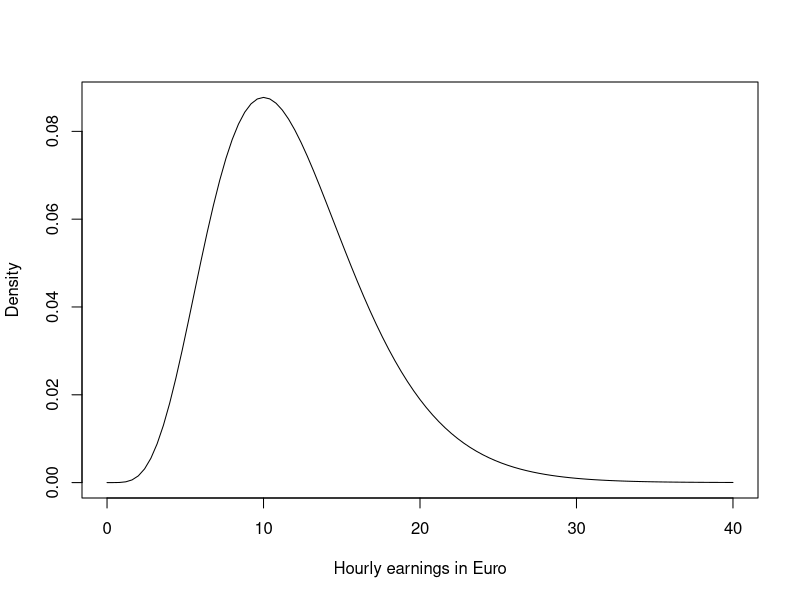
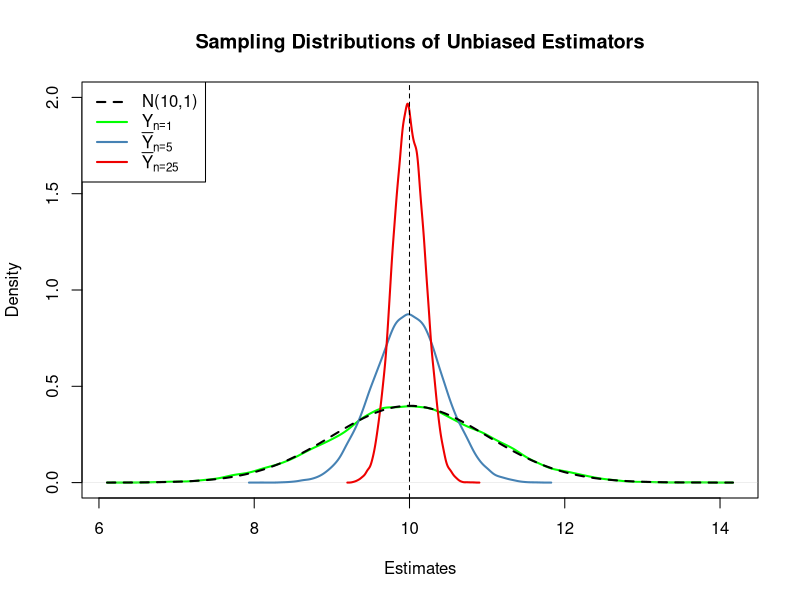
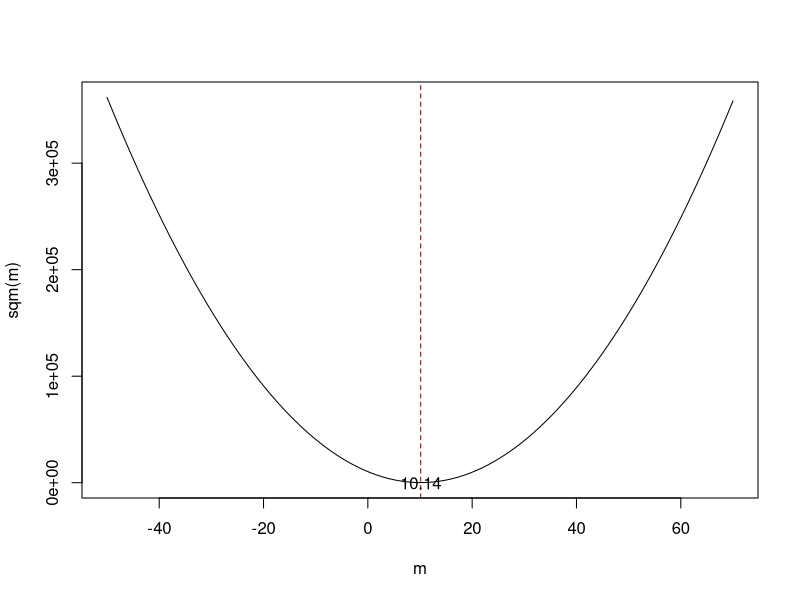
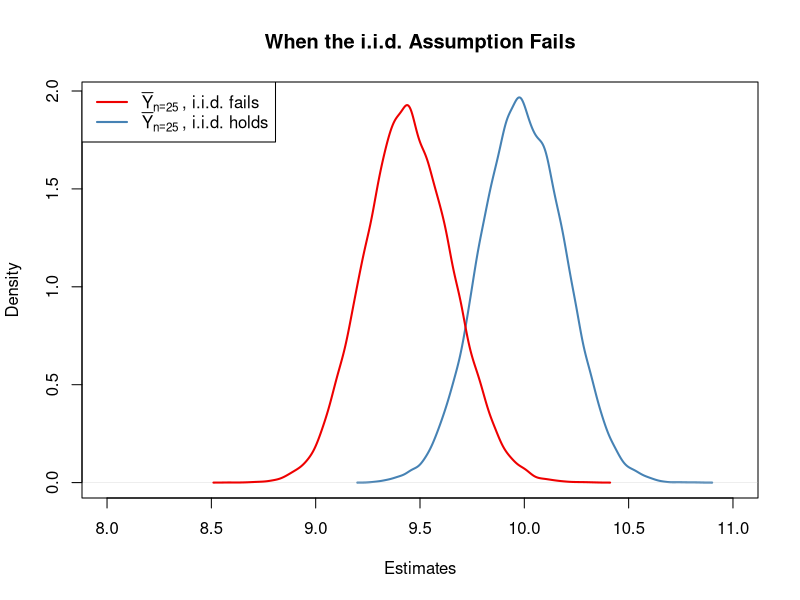
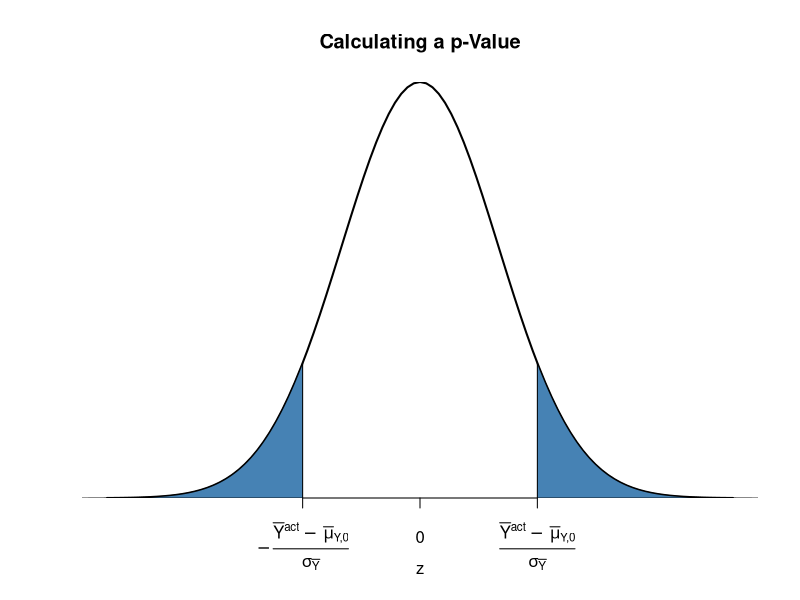
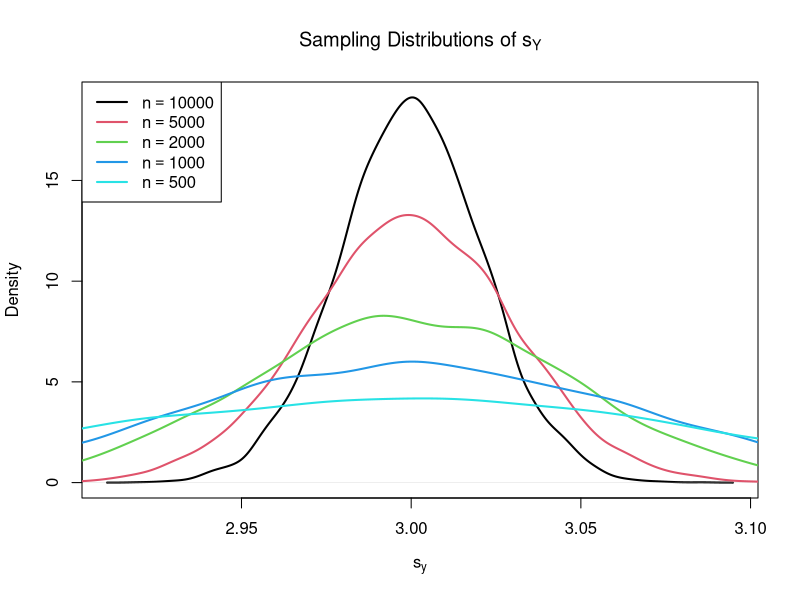
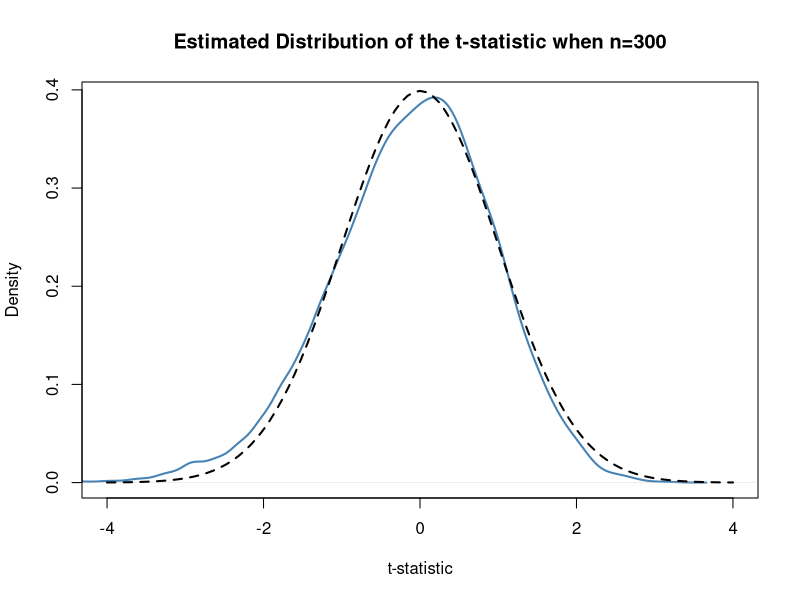
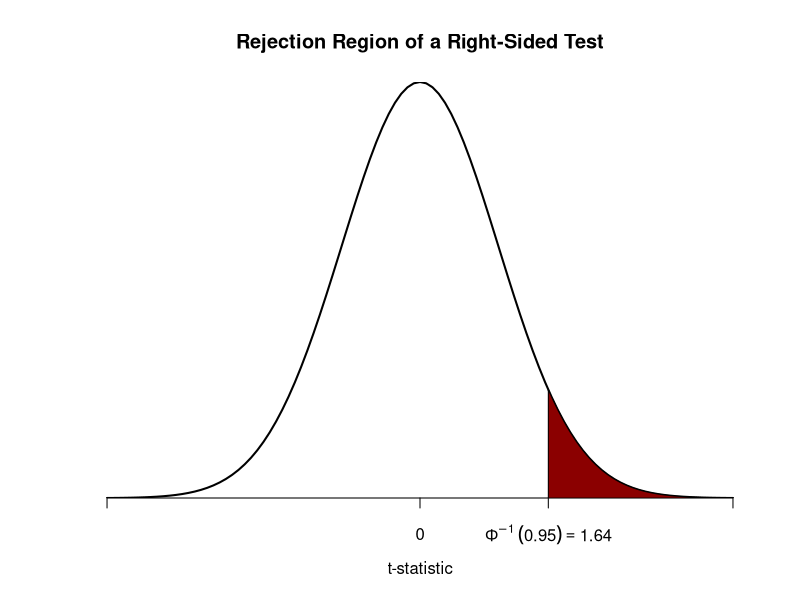

Write R code to recreate these figures, in order. (Note: this script raises an error after producing the figures.)
## ---- chunk 1
cat('
<div class = "keyconcept" id="KC3.1">
<h3 class = "right"> Key Concept 3.1 </h3>          
<h3 class = "left"> Estimators and Estimates </h3>

*Estimators* are functions of sample data drawn from an unknown population. *Estimates* are numeric values computed by estimators based on the sample data. Estimators are random variables because they are functions of *random* data. Estimates are nonrandom numbers.

</div>
')
## ---- chunk 2
cat('\\begin{keyconcepts}[Estimators and Estimates]{3.1}
\\textit{Estimators} are functions of sample data that are drawn randomly from an unknown population. \\textit{Estimates} are numeric values computed by estimators based on the sample data. Estimators are random variables because they are functions of \\textit{random} data. Estimates are nonrandom numbers.
\\end{keyconcepts}')
## ---- chunk 3
# plot the chi_12^2 distribution
curve(dchisq(x, df=12), 
      from = 0, 
      to = 40, 
      ylab = "Density", 
      xlab = "Hourly earnings in Euro")
## ---- chunk 4
# set seed for reproducibility
set.seed(1)

# sample from the chi_12^2 distribution, use only the first observation
rsamp <- rchisq(n = 100, df = 12)
rsamp[1]
## ---- chunk 5
cat('
<div class = "keyconcept" id="KC3.2">
<h3 class = "right"> Key Concept 3.2 </h3>          
<h3 class = "left"> Bias, Consistency and Efficiency </h3>

Desirable characteristics of an estimator include unbiasedness, consistency and efficiency.

**Unbiasedness:**  
If the mean of the sampling distribution of some estimator $\\hat\\mu_Y$ for the population mean $\\mu_Y$ equals $\\mu_Y$,
$$ E(\\hat\\mu_Y) = \\mu_Y, $$
the estimator is unbiased for $\\mu_Y$. The *bias* of $\\hat\\mu_Y$ then is $0$:

$$ E(\\hat\\mu_Y) - \\mu_Y = 0. $$

**Consistency:**

We want the uncertainty of the estimator $\\mu_Y$ to decrease as the number of observations in the sample grows. More precisely, we want the probability that the estimate $\\hat\\mu_Y$ falls within a small interval around the true value $\\mu_Y$ to get increasingly closer to $1$ as $n$ grows. We write this as

$$ \\hat\\mu_Y \\xrightarrow{p} \\mu_Y  $$

**Variance and efficiency:**

We want the estimator to be efficient. Suppose we have two estimators, $\\hat\\mu_Y$ and $\\overset{\\sim}{\\mu}_Y$ and for some given sample size $n$ it holds that

$$ E(\\hat\\mu_Y) = E(\\overset{\\sim}{\\mu}_Y) = \\mu_Y,$$
but
$$\\text{Var}(\\hat\\mu_Y) < \\text{Var}(\\overset{\\sim}{\\mu}_Y).$$

We then prefer to use $\\hat\\mu_Y$ as it has a lower variance than $\\overset{\\sim}{\\mu}_Y$, meaning that $\\hat\\mu_Y$ is more *efficient* in using the information provided by the observations in the sample.

</div>
')
## ---- chunk 6
cat('\\begin{keyconcepts}[Bias\\comma Consistency and Efficiency]{3.2}
Desirable characteristics of an estimator include unbiasedness, consistency and efficiency.\\newline

\\textbf{Unbiasedness:}

If the mean of the sampling distribution of some estimator $\\hat\\mu_Y$ for the population mean $\\mu_Y$ equals $\\mu_Y$,
$$ E(\\hat\\mu_Y) = \\mu_Ym, $$
the estimator is unbiased for $\\mu_Y$. The \\textit{bias} of $\\hat\\mu_Y$ then is $0$:

$$ E(\\hat\\mu_Y) - \\mu_Y = 0.$$

\\textbf{Consistency:}

We want the uncertainty of the estimator $\\mu_Y$ to decrease as the number of observations in the sample grows. More precisely, we want the probability that the estimate $\\hat\\mu_Y$ falls within a small interval around the true value $\\mu_Y$ to get increasingly closer to $1$ as $n$ grows. We write this as

$$ \\hat\\mu_Y \\xrightarrow{p} \\mu_Y. $$

\\textbf{Variance and efficiency:}

We want the estimator to be efficient. Suppose we have two estimators, $\\hat\\mu_Y$ and $\\overset{\\sim}{\\mu}_Y$ and for some given sample size $n$ it holds that

$$ E(\\hat\\mu_Y) = E(\\overset{\\sim}{\\mu}_Y) = \\mu_Y ,$$
but
$$\\text{Var}(\\hat\\mu_Y) < \\text{Var}(\\overset{\\sim}{\\mu}_Y).$$

We then prefer to use $\\hat\\mu_Y$ as it has a lower variance than $\\overset{\\sim}{\\mu}_Y$, meaning that $\\hat\\mu_Y$ is more \\textit{efficient} in using the information provided by the observations in the sample.
\\end{keyconcepts}')
## ---- chunk 7
# generate a fictious population
pop <- rnorm(10000, 10, 1)

# sample from the population and estimate the mean
est1 <- replicate(expr = mean(sample(x = pop, size = 5)),
                  n = 25000)

est2 <- replicate(expr = mean(sample(x = pop, size = 25)),
                  n = 25000)

fo <- replicate(expr = sample(x = pop, size = 5)[1],
                n = 25000)
## ---- chunk 8
# check if object type is vector
is.vector(est1)
is.vector(est2)

# check length
length(est1)
length(est2)
## ---- chunk 9
# plot density estimate Y_1
plot(density(fo), 
      col = "green", 
      lwd = 2,
      ylim = c(0, 2),
      xlab = "Estimates",
      main = "Sampling Distributions of Unbiased Estimators")

# add density estimate for the distribution of the sample mean with n=5 to the plot
lines(density(est1), 
     col = "steelblue", 
     lwd = 2, 
     bty = "l")

# add density estimate for the distribution of the sample mean with n=25 to the plot
lines(density(est2), 
      col = "red2", 
      lwd = 2)

# add a vertical line at the true parameter
abline(v = 10,
       lty = 2)

# add N(10,1) density to the plot
curve(dnorm(x, mean = 10), 
     lwd = 2,
     lty = 2,
     add = T)

# add a legend
legend("topleft",
       legend = c("N(10,1)",
                  expression(Y[n == 1]),
                  expression(bar(Y)[n == 5]),
                  expression(bar(Y)[n == 25])
                  ), 
       lty = c(2, 1, 1, 1), 
       col = c("black","green", "steelblue", "red2"),
       lwd = 2)
## ---- chunk 10
# define the function and vectorize it
sqm <- function(m) {
 sum((y-m)^2)
}
sqm <- Vectorize(sqm)

# draw random sample and compute the mean
y <- rnorm(100, 10, 1)
mean(y)
## ---- chunk 11
# plot the objective function
curve(sqm(x), 
      from = -50, 
      to = 70,
      xlab = "m",
      ylab = "sqm(m)")

# add vertical line at mean(y)
abline(v = mean(y), 
       lty = 2, 
       col = "darkred")

# add annotation at mean(y)
text(x = mean(y), 
     y = 0, 
     labels = paste(round(mean(y), 2)))
## ---- chunk 12
# compute the population mean of pop
mean(pop)
## ---- chunk 13
# simulate outcomes for the sample mean when the i.i.d. assumption fails
est3 <-  replicate(n = 25000, 
                   expr = mean(sample(x = sort(pop), 
                                      size = 25, 
                                      prob = c(rep(4, 2500), rep(1, 7500)))))

# compute the sample mean of the outcomes
mean(est3)
## ---- chunk 14
# sampling distribution of sample mean, i.i.d. holds, n=25
plot(density(est2), 
      col = "steelblue",
      lwd = 2,
      xlim = c(8, 11),
      xlab = "Estimates",
      main = "When the i.i.d. Assumption Fails")

# sampling distribution of sample mean, i.i.d. fails, n=25
lines(density(est3),
      col = "red2",
      lwd = 2)

# add a legend
legend("topleft",
       legend = c(expression(bar(Y)[n == 25]~", i.i.d. fails"),
                  expression(bar(Y)[n == 25]~", i.i.d. holds")
                  ), 
       lty = c(1, 1), 
       col = c("red2", "steelblue"),
       lwd = 2)
## ---- chunk 15
# plot the standard normal density on the interval [-4,4]
curve(dnorm(x),
      xlim = c(-4, 4),
      main = "Calculating a p-Value",
      yaxs = "i",
      xlab = "z",
      ylab = "",
      lwd = 2,
      axes = "F")

# add x-axis
axis(1, 
     at = c(-1.5, 0, 1.5), 
     padj = 0.75,
     labels = c(expression(-frac(bar(Y)^"act"~-~bar(mu)["Y,0"], sigma[bar(Y)])),
                0,
                expression(frac(bar(Y)^"act"~-~bar(mu)["Y,0"], sigma[bar(Y)])))
     )

# shade p-value/2 region in left tail
polygon(x = c(-6, seq(-6, -1.5, 0.01), -1.5),
        y = c(0, dnorm(seq(-6, -1.5, 0.01)),0), 
        col = "steelblue")

# shade p-value/2 region in right tail
polygon(x = c(1.5, seq(1.5, 6, 0.01), 6),
        y = c(0, dnorm(seq(1.5, 6, 0.01)), 0), 
        col = "steelblue")
## ---- chunk 16
# vector of sample sizes
n <- c(10000, 5000, 2000, 1000, 500)

# sample observations, estimate using 'sd()' and plot the estimated distributions
sq_y <- replicate(n = 10000, expr = sd(rnorm(n[1], 10, 3)))
plot(density(sq_y),
     main = expression("Sampling Distributions of" ~ s[Y]),
     xlab = expression(s[y]),
     lwd = 2)

for (i in 2:length(n)) {
  sq_y <- replicate(n = 10000, expr = sd(rnorm(n[i], 10, 3)))
  lines(density(sq_y), 
        col = i, 
        lwd = 2)
}

# add a legend
legend("topleft",
       legend = c(expression(n == 10000),
                  expression(n == 5000),
                  expression(n == 2000),
                  expression(n == 1000),
                  expression(n == 500)), 
       col = 1:5,
       lwd = 2)
## ---- chunk 17
cat('
<div class = "keyconcept" id="KC3.4">
<h3 class = "right"> Key Concept 3.4 </h3>          
<h3 class = "left"> The Standard Error of $\\overline{Y}$ </h3>

Take an i.i.d. sample $Y_1, \\dots, Y_n$. The mean of $Y$ is consistently estimated by $\\overline{Y}$, the sample mean of the $Y_i$. Since $\\overline{Y}$ is a random variable, it has a sampling distribution with variance $\\frac{\\sigma_Y^2}{n}$.

The standard error of $\\overline{Y}$, denoted $SE(\\overline{Y})$ is an estimator of the standard deviation of $\\overline{Y}$:

$$ SE(\\overline{Y}) = \\hat\\sigma_{\\overline{Y}} = \\frac{s_Y}{\\sqrt{n}}. $$

The caret (^) over $\\sigma$ indicates that $\\hat\\sigma_{\\overline{Y}}$ is an estimator for $\\sigma_{\\overline{Y}}$. 
</div>
')
## ---- chunk 18
cat('\\begin{keyconcepts}[The Standard Error of $\\overline{Y}$]{3.4}
Take an i.i.d. sample $Y_1, \\dots, Y_n$. The mean of $Y$ is consistently estimated by $\\overline{Y}$, the sample mean of the $Y_i$. Since $\\overline{Y}$ is a random variable, it has a sampling distribution with variance $\\frac{\\sigma_Y^2}{n}$.

The standard error of $\\overline{Y}$, denoted $SE(\\overline{Y})$ is an estimator of the standard deviation of $\\overline{Y}$:

$$ SE(\\overline{Y}) = \\hat\\sigma_{\\overline{Y}} = \\frac{s_Y}{\\sqrt{n}}. $$

The caret (\\string^) over $\\sigma$ indicates that $\\hat\\sigma_{\\overline{Y}}$ is an estimator for $\\sigma_{\\overline{Y}}$. 
\\end{keyconcepts}
')
## ---- chunk 19
# draw 10000 samples of size 100 and estimate the mean of Y and
# estimate the standard error of the sample mean

mean_estimates <- numeric(10000)
se_estimates <- numeric(10000)

for (i in 1:10000) {
  
  s <- sample(0:1, 
              size = 100,  
              prob = c(0.9, 0.1),
              replace = T)
  
  mean_estimates[i] <- mean(s)
  se_estimates[i] <- sqrt(mean(s) * (1 - mean(s)) / 100)

}

mean(mean_estimates)
mean(se_estimates)
## ---- chunk 20
# sample and estimate, compute standard error
samplemean_act <- mean(
  sample(0:1, 
         prob = c(0.9, 0.1), 
         replace = T, 
         size = 100))

SE_samplemean <- sqrt(samplemean_act * (1 - samplemean_act) / 100)

# null hypothesis
mean_h0 <- 0.1

# compute the p-value
pvalue <- 2 * pnorm(- abs(samplemean_act - mean_h0) / SE_samplemean)
pvalue
## ---- chunk 21
# compute a t-statistic for the sample mean
tstatistic <- (samplemean_act - mean_h0) / SE_samplemean
tstatistic
## ---- chunk 22
# prepare empty vector for t-statistics
tstatistics <- numeric(10000)

# set sample size
n <- 300

# simulate 10000 t-statistics
for (i in 1:10000) {
  
  s <- sample(0:1, 
              size = n,  
              prob = c(0.9, 0.1),
              replace = T)
  
  tstatistics[i] <- (mean(s)-0.1)/sqrt(var(s)/n)
  
}
## ---- chunk 23
# plot density and compare to N(0,1) density
plot(density(tstatistics),
     xlab = "t-statistic",
     main = "Estimated Distribution of the t-statistic when n=300",
     lwd = 2,
     xlim = c(-4, 4),
     col = "steelblue")

# N(0,1) density (dashed)
curve(dnorm(x), 
      add = T, 
      lty = 2, 
      lwd = 2)
## ---- chunk 24
cat('
<div class = "keyconcept" id="KC3.5">
<h3 class = "right"> Key Concept 3.5 </h3>          
<h3 class = "left"> The Terminology of Hypothesis Testing </h3>

In hypothesis testing, two types of mistakes are possible:

1. The null hypothesis *is* rejected although it is true (type-I-error)  

2. The null hypothesis *is not* rejected although it is false (type-II-error) 

The **significance level** of the test is the probability to commit a type-I-error we are willing to accept in advance. E.g., using a prespecified significance level of $0.05$, we reject the null hypothesis if and only if the $p$-value is less than $0.05$. The significance level is chosen before the test is conducted.

An equivalent procedure is to reject the null hypothesis if the observed test statistic is, in absolute value terms, larger than the **critical value** of the test statistic. The critical value is determined by the significance level chosen and defines two disjoint sets of values which are called **acceptance region** and **rejection region**. The acceptance region contains all values of the test statistic for which the test does not reject while the rejection region contains all the values for which the test does reject.

The **$p$-value** is the probability that, in repeated sampling under the same conditions a test statistic is observed that provides just as much evidence against the null hypothesis as the test statistic actually observed.

The actual probability that the test rejects the true null hypothesis is called the **size of the test**. In an ideal setting, the size does equal the significance level.

The probability that the test correctly rejects a false null hypothesis is called **power**. 

</div>
')
## ---- chunk 25
cat('\\begin{keyconcepts}[The Terminology of Hypothesis Testing]{3.5}
In hypothesis testing, two types of mistakes are possible:\\newline

\\begin{enumerate}
\\item The null hypothesis \\textit{is} rejected although it is true (type-I-error)  
\\item The null hypothesis \\textit{is not} rejected although it is false (type-II-error) 
\\end{enumerate}\\vspace{0.5cm}

The \\textit{significance level} of the test is the probability to commit a type-I-error we are willing to accept in advance. E.g., using a prespecified significance level of $0.05$, we reject the null hypothesis if and only if the $p$-value is less than $0.05$. The significance level is chosen before the test is conducted.\\newline

An equivalent procedure is to reject the null hypothesis if the observed test statistic is, in absolute value terms, larger than the \\textit{critical value} of the test statistic. The critical value is determined by the significance level chosen and defines two disjoint sets of values which are called \\textit{acceptance region} and \\textit{rejection region}. The acceptance region contains all values of the test statistic for which the test does not reject while the rejection region contains all the values for which the test does reject.\\newline

The \\textit{$p$-value} is the probability that, in repeated sampling under the same conditions, a test statistic is observed that provides just as much evidence against the null hypothesis as the test statistic actually observed.\\newline

The actual probability that the test rejects the true null hypothesis is called the \\textit{size of the test}. In an ideal setting, the size equals the significance level.\\newline

The probability that the test correctly rejects a false null hypothesis is called \\textit{power}. 
\\end{keyconcepts}
')
## ---- chunk 26
# check whether p-value < 0.05
pvalue < 0.05
## ---- chunk 27
# check the critical value
qnorm(p = 0.975)

# check whether the null is rejected using the t-statistic computed further above
abs(tstatistic) > 1.96
## ---- chunk 28
cat('
<div class = "keyconcept" id="KC3.6">
<h3 class = "right"> Key Concept 3.6 </h3>          
<h3 class = "left"> Testing the Hypothesis $E(Y) = \\mu_{Y,0}$ Against the Alternative $E(Y) \\neq \\mu_{Y,0}$ </h3>

1. Estimate $\\mu_{Y}$ using $\\overline{Y}$ and compute the standard error of $\\overline{Y}$, $SE(\\overline{Y})$.

2. Compute the $t$-statistic.

3. Compute the $p$-value and reject the null hypothesis at the $5\\%$ level of significance if the $p$-value is smaller than $0.05$ or, equivalently, if
$$ \\left\\lvert t^{act} \\right\\rvert > 1.96. $$
</div>

')
## ---- chunk 29
cat('\\begin{keyconcepts}[Testing the Hypothesis $E(Y) = \\mu_{Y,0}$ Against the Alternative $E(Y) \\neq \\mu_{Y,0}$]{3.6}
\\begin{enumerate}
\\item Estimate $\\mu_{Y}$ using $\\overline{Y}$ and compute the standard error of $\\overline{Y}$, $SE(\\overline{Y})$.
\\item Compute the $t$-statistic.
\\item Compute the $p$-value and reject the null hypothesis at the $5\\%$ level of significance if the $p$-value is smaller than $0.05$ or, equivalently, if $$\\left\\lvert t^{act} \\right\\rvert > 1.96.$$
\\end{enumerate}
\\end{keyconcepts}
')
## ---- chunk 30
# plot the standard normal density on the domain [-4,4]
curve(dnorm(x),
      xlim = c(-4, 4),
      main = "Rejection Region of a Right-Sided Test",
      yaxs = "i",
      xlab = "t-statistic",
      ylab = "",
      lwd = 2,
      axes = "F")

# add the x-axis
axis(1, 
     at = c(-4, 0, 1.64, 4), 
     padj = 0.5,
     labels = c("", 0, expression(Phi^-1~(.95)==1.64), ""))

# shade the rejection region in the left tail
polygon(x = c(1.64, seq(1.64, 4, 0.01), 4),
        y = c(0, dnorm(seq(1.64, 4, 0.01)), 0), 
        col = "darkred")
## ---- chunk 31
# plot the the standard normal density on the domain [-4,4]
curve(dnorm(x),
      xlim = c(-4, 4),
      main = "Rejection Region of a Left-Sided Test",
      yaxs = "i",
      xlab = "t-statistic",
      ylab = "",
      lwd = 2,
      axes = "F")

# add x-axis
axis(1, 
     at = c(-4, 0, -1.64, 4), 
     padj = 0.5,
     labels = c("", 0, expression(Phi^-1~(.05)==-1.64), ""))

# shade rejection region in right tail
polygon(x = c(-4, seq(-4, -1.64, 0.01), -1.64),
        y = c(0, dnorm(seq(-4, -1.64, 0.01)), 0), 
        col = "darkred")
## ---- chunk 32
cat('
<div class = "keyconcept" id="KC3.7">
<h3 class = "right"> Key Concept 3.7 </h3>          
<h3 class = "left"> Confidence Intervals for the Population Mean </h3>

A $95\\%$ confidence interval for $\\mu_Y$ is a random variable that contains the true $\\mu_Y$ in $95\\%$ of all possible random samples. When $n$ is large we can use the normal approximation. Then, $99\\%$, $95\\%$, $90\\%$ confidence intervals are

\\begin{align}
&99\\%\\text{ confidence interval for } \\mu_Y = \\left[ \\overline{Y} \\pm 2.58 \\times SE(\\overline{Y}) \\right], \\\\
&95\\%\\text{ confidence interval for } \\mu_Y = \\left[\\overline{Y} \\pm 1.96 \\times SE(\\overline{Y}) \\right], \\\\
&90\\%\\text{ confidence interval for } \\mu_Y = \\left[ \\overline{Y} \\pm 1.64 \\times SE(\\overline{Y}) \\right].
\\end{align}

These confidence intervals are sets of null hypotheses we cannot reject in a two-sided hypothesis test at the given level of confidence.

Now consider the following statements.

1. In repeated sampling, the interval
$$ \\left[ \\overline{Y} \\pm 1.96 \\times SE(\\overline{Y}) \\right] $$
covers the true value of $\\mu_Y$ with a probability of $95\\%$.

2. We have computed $\\overline{Y} = 5.1$ and $SE(\\overline{Y})=2.5$ so the interval
$$ \\left[ 5.1  \\pm 1.96 \\times 2.5 \\right] = \\left[0.2,10\\right] $$ covers the true value of $\\mu_Y$ with a probability of $95\\%$.

While 1. is right (this is in line with the definition above), 2. is wrong and none of your lecturers wants to read such a sentence in a term paper, written exam or similar, believe us.
The difference is that, while 1. is the definition of a random variable, 2. is one possible *outcome* of this random variable so there is no meaning in making any probabilistic statement about it. Either the computed interval does cover $\\mu_Y$ *or* it does not!

</div>
')
## ---- chunk 33
cat('\\begin{keyconcepts}[Confidence Intervals for the Population Mean]{3.7}
A $95\\%$ confidence interval for $\\mu_Y$ is a \\texttt{random variable} that contains the true $\\mu_Y$ in $95\\%$ of all possible random samples. When $n$ is large we can use the normal approximation. Then, $99\\%$, $95\\%$, $90\\%$ confidence intervals are

\\begin{align}
&99\\%\\text{ confidence interval for } \\mu_Y = \\left[ \\overline{Y} \\pm 2.58 \\times SE(\\overline{Y}) \\right], \\\\
&95\\%\\text{ confidence interval for } \\mu_Y = \\left[\\overline{Y} \\pm 1.96 \\times SE(\\overline{Y}) \\right], \\\\
&90\\%\\text{ confidence interval for } \\mu_Y = \\left[ \\overline{Y} \\pm 1.64 \\times SE(\\overline{Y}) \\right].
\\end{align}

These confidence intervals are sets of null hypotheses we cannot reject in a two-sided hypothesis test at the given level of confidence.\\newline

Now consider the following statements.\\newline

\\begin{enumerate}
\\item In repeated sampling, the interval
$$ \\left[ \\overline{Y} \\pm 1.96 \\times SE(\\overline{Y}) \\right] $$
covers the true value of $\\mu_Y$ with a probability of $95\\%$.

\\item We have computed $\\overline{Y} = 5.1$ and $SE(\\overline{Y})=2.5$ so the interval
$$ \\left[5.1  \\pm 1.96 \\times 2.5 \\right] = \\left[0.2,10\\right] $$ covers the true value of $\\mu_Y$ with a probability of $95\\%$.
\\end{enumerate}\\vspace{0.5cm}

While 1. is right (this is in line with the definition above), 2. is wrong and none of your lecturers wants to read such a sentence in a term paper, written exam or similar, believe us.
The difference is that, while 1. is the definition of a random variable, 2. is one possible \\textit{outcome} of this random variable so there is no meaning in making any probabilistic statement about it. Either the computed interval \\textit{does cover} $\\mu_Y$ or it \\textit{does not}!
\\end{keyconcepts}
')
## ---- chunk 34
# set seed
set.seed(1)

# generate some sample data
sampledata <- rnorm(100, 10, 10)

# check the type of the outcome produced by t.test
typeof(t.test(sampledata))

# display the list elements produced by t.test
ls(t.test(sampledata))
## ---- chunk 35
t.test(sampledata)$"conf.int"
## ---- chunk 36
t.test(sampledata)
## ---- chunk 37
# set random seed
set.seed(1)

# draw data from two different populations with equal mean
sample_pop1 <- rnorm(100, 10, 10)
sample_pop2 <- rnorm(100, 10, 20)

# perform a two sample t-test
t.test(sample_pop1, sample_pop2)
## ---- chunk 38
# load the 'readxl' package
library(readxl)
## ---- chunk 39
# import the data into R
cps <- read_excel(path = "data/cps_ch3.xlsx")
## ---- chunk 40
# load the 'dplyr' package
library(dplyr)
## ---- chunk 41
# get an overview of the data structure
head(cps)

# group data by gender and year and compute the mean, standard deviation
# and number of observations for each group
avgs <- cps %>% 
        group_by(a_sex, year) %>% 
        summarise(mean(ahe08), 
                  sd(ahe08), 
                  n())

# print the results to the console
print(avgs)
## ---- chunk 42
# split the dataset by gender
male <- avgs %>% 
  dplyr::filter(a_sex == 1) 

female <- avgs %>% 
  dplyr::filter(a_sex == 2)

# rename columns of both splits
colnames(male)   <- c("Sex", "Year", "Y_bar_m", "s_m", "n_m")
colnames(female) <- c("Sex", "Year", "Y_bar_f", "s_f", "n_f")

# estimate gender gaps
gap <- male$Y_bar_m - female$Y_bar_f

# compute standard errors
gap_se <- sqrt(male$s_m^2 / male$n_m + female$s_f^2 / female$n_f)

#Compute confidence intervals for all dates
gap_ci_l <- gap - 1.96 * gap_se

gap_ci_u <- gap + 1.96 * gap_se

result <- cbind(male[,-1], female[,-(1:2)],
                gap, gap_se, gap_ci_l, gap_ci_u)

# print the results to the console
print(result, digits = 3)
## ---- chunk 43
# set random seed
set.seed(123)

# generate dataset
X <- runif(n = 100, 
           min = 18, 
           max = 70)

Y <- X + rnorm(n=100, 50, 15)

# plot observations
plot(X, 
     Y, 
     type = "p",
     main = "A Scatterplot of X and Y",
     xlab = "Age",
     ylab = "Earnings",
     col = "steelblue",
     pch = 19)
## ---- chunk 44
# compute sample covariance of X and Y
cov(X, Y)

# compute sample correlation between X and Y
cor(X, Y)

# an equivalent way to compute the sample correlation
cov(X, Y) / (sd(X) * sd(Y))
## ---- chunk 45
library(MASS)

# set random seed
set.seed(1)

# positive correlation (0.81)
example1 <- mvrnorm(100,
                    mu = c(0, 0), 
                    Sigma = matrix(c(2, 2, 2, 3), ncol = 2),
                    empirical = TRUE)

# negative correlation (-0.81)
example2 <- mvrnorm(100,
                    mu = c(0, 0), 
                    Sigma = matrix(c(2, -2, -2, 3), ncol = 2),
                    empirical = TRUE)

# no correlation 
example3 <- mvrnorm(100,
                    mu = c(0, 0), 
                    Sigma = matrix(c(1, 0, 0, 1), ncol = 2),
                    empirical = TRUE)

# no correlation (quadratic relationship)
X <- seq(-3, 3, 0.01)
Y <- - X^2 + rnorm(length(X))

example4 <- cbind(X, Y)

# divide plot area as 2-by-2 array
par(mfrow = c(2, 2))

# plot datasets
plot(example1, 
     col = "steelblue",
     pch = 20,
     xlab = "X",
     ylab = "Y", 
     main = "Correlation = 0.81")

plot(example2, 
     col = "steelblue",
     pch = 20,
     xlab = "X",
     ylab = "Y", 
     main = "Correlation = -0.81")

plot(example3,
     col = "steelblue", 
     pch = 20,
     xlab = "X",
     ylab = "Y", 
     main = "Correlation = 0")

plot(example4,
     col = "steelblue",
     pch = 20,
     xlab = "X",
     ylab = "Y", 
     main = "Correlation = 0")
## ---- chunk 46
if (my_output=="html") {
  cat('
<div  class = "DCexercise">

#### 1. Biased ... {-}

Consider the following alternative estimator for $\\mu_Y$, the mean of the $Y_i$

$$\\widetilde{Y}=\\frac{1}{n-1}\\sum\\limits_{i=1}^n Y_i$$

In this exercise we will illustrate that this estimator is a biased estimator for $\\mu_Y$.

**Instructions:**

  + Define a function <tt>Y_tilde</tt> that implements the estimator above.
  
  + Randomly draw 5 observations from the $\\mathcal{N}(10, 25)$ distribution and compute an estimate using <tt>Y_tilde()</tt>. Repeat this procedure 10000 times and store the results in <tt>est_biased</tt>. 
  
  + Plot a histogram of <tt>est_biased</tt>.
  
  + Add a red vertical line at $\\mu=10$ using the function <tt>abline()</tt>.
  
<iframe src="DCL/ex3_1.html" frameborder="0" scrolling="no" style="width:100%;height:400px"></iframe>

**Hints:**

  + To compute the sum of a vector you can use <tt>sum()</tt>, to get the length of a vector you can use <tt>length()</tt>.
  
  + Use the function <tt>replicate()</tt> to compute repeatedly estimates of random samples. With the arguments <tt>expr</tt> and <tt>n</tt> you can specify the operation and how often it has to be replicated.
  
  + A histogram can be plotted with the function <tt>hist()</tt>.
  
  + The point on the x-axis as well as the color for the vertical line can be specified via the arguments <tt>v</tt> and <tt>col</tt>.

</div>')
} else {
  cat('\\begin{center}\\textit{This interactive part of the book is only available in the HTML version.}\\end{center}')
}
## ---- chunk 47
if (my_output=="html") {
  cat('
<div  class = "DCexercise">

#### 2. ... but consistent estimator {-}

Consider again the estimator from the previous exercise. It is available in your environment as the function <tt>Y_tilde()</tt>. You are requested to do the same procedure as in the previous exercise. This time, however, increase the number of observations to draw from 5 to 1000. 

What do you notice? What can you say about this estimator?

**Instructions:**

  + Randomly draw 1000 observations from the $\\mathcal{N}(10, 25)$ distribution and compute an estimate of the mean using <tt>Y_tilde()</tt>. Repeat this procedure 10000 times and store the results in <tt>est_consistent</tt>. 
  
  + Plot a histogram of <tt>est_consistent</tt>.
  
  + Add a red vertical line at $\\mu=10$ using the function <tt>abline()</tt>.
  
<iframe src="DCL/ex3_2.html" frameborder="0" scrolling="no" style="width:100%;height:340px"></iframe>

**Hints:**

  + Use the function <tt>replicate()</tt> to compute estimates of repeatedly drawn random samples. Using the arguments <tt>expr</tt> and <tt>n</tt> you may specify the operation and how often it will be replicated.
  
  + A histogram can be plotted with the function <tt>hist()</tt>.
  
  + The position on the x-axis as well as the color for the vertical line can be specified via the arguments <tt>v</tt> and <tt>col</tt>.

</div>')}
## ---- chunk 48
if (my_output=="html") {
  cat('
<div  class = "DCexercise">

#### 3. Efficiency of an Estimator {-}

In this exercise we want to illustrate the result that the sample mean

$$\\hat{\\mu}_Y=\\sum\\limits_{i=1}^{n}a_iY_i$$ with the equal weighting scheme $a_i=\\frac{1}{n}$ for $i=1,...,n$ is the best linear unbiased estimator (BLUE) of $\\mu_Y$. 

As an alternative, consider the estimator

$$\\tilde{\\mu}_Y=\\sum\\limits_{i=1}^{n}b_iY_i$$

where $b_i$ gives the first $\\frac{n}{2}$ observations a higher weighting than the second $\\frac{n}{2}$ observations (we assume that $n$ is even for simplicity). 

The vector of weights <tt>w</tt> has been defined already and is available in your working environment.

**Instructions:**

  + Verify that $\\tilde{\\mu}$ is an unbiased estimator of $\\mu_Y$, the mean of the $Y_i$.
  
  + Implement the alternative estimator of $\\mu_Y$ as a function <tt>mu_tilde()</tt>.

  + Randomly draw 100 observations from the $\\mathcal{N}(5, 100)$ distribution and compute estimates with both estimators. Repeat this procedure 10000 times and store the results in <tt>est_bar</tt> and <tt>est_tilde</tt>.
  
  + Compute the sample variances of <tt>est_bar</tt> and <tt>est_tilde</tt>. What can you say about both estimators?
  
<iframe src="DCL/ex3_3.html" frameborder="0" scrolling="no" style="width:100%;height:420px"></iframe>

**Hints:**

  + In order for $\\tilde{\\mu}$ to be an unbiased estimator all weights have to sum up to 1.
  
  + Use the function <tt>replicate()</tt> to compute estimates of repeatedly drawn samples. With the arguments <tt>expr</tt> and <tt>n</tt> you can specify the operation and how often it is replicated.

  + You may use <tt>var()</tt> the compute the sample variance.

</div>')}
## ---- chunk 49
if (my_output=="html") {
  cat('
<div  class = "DCexercise">

#### 4. Hypothesis Test --- $t$-statistic {-}

Consider the CPS dataset from Chapter \\@ref(aattggoe) again. The dataset <tt>cps</tt> is available in your working environment.

We suppose that the average hourly earnings (in prices of 2012) <tt>ahe12</tt> exceed 23.50 $\\$/h$ and wish to test this hypothesis at a significance level of $\\alpha=0.05$. Please do the following:

**Instructions:**

  + Compute the test statistic by hand and assign it to <tt>tstat</tt>.
  
  + Use <tt>tstat</tt> to accept or reject the null hypothesis. Please do so using the normal approximation. 
  
<iframe src="DCL/ex3_4.html" frameborder="0" scrolling="no" style="width:100%;height:340px"></iframe>

**Hints:**

  + We test $H_0:\\mu_{Y_{ahe}}\\leq 23.5$ vs. $H_1:\\mu_{Y_{ahe}}>23.5$. That is, we conduct a right-sided test.
  
  + The $t$-statistic is defined as $\\frac{\\bar{Y}-\\mu_{Y,0}}{s_{Y}/\\sqrt{n}}$ where $s_Y$ denotes the sample variance.

  + To decide whether the null hypothesis is accepted or rejected you can compare the $t$-statistic with the respective quantile of the standard normal distribution. Use logical operators.

</div>')}
## ---- chunk 50
if (my_output=="html") {
  cat('
<div  class = "DCexercise">

#### 5. Hypothesis Test --- $p$-value {-}

Reconsider the test situation from the previous exercise. The dataset <tt>cps</tt> as well as the vector <tt>tstat</tt> are available in your working environment.

Instead of using the $t$-statistic as decision criterion you may also use the $p$-value. Now please do the following:

**Instructions:**

  + Compute the $p$-value by hand and assign it to <tt>pval</tt>.
  
  + Use <tt>pval</tt> to accept or reject the null hypothesis.
  
<iframe src="DCL/ex3_5.html" frameborder="0" scrolling="no" style="width:100%;height:340px"></iframe>

**Hints:**

  + The $p$-value for a right-sided test can be computed as $p=P(t>t^{act}|H_0)$.
  
  + We reject the null if $p<\\alpha$. Use logical operators to check for this.

</div>')}
## ---- chunk 51
if (my_output=="html") {
  cat('
<div  class = "DCexercise">

#### 6. Hypothesis Test --- One Sample $t$-test {-}

In the last two exercises we discussed two ways of conducting a hypothesis test. These approaches are somewhat cumbersome to apply by hand which is why <tt>R</tt> provides the function <tt>t.test()</tt>. It does most of the work automatically. <tt>t.test()</tt> provides $t$-statistics, $p$-values and even confidence intervals (more on the latter in later exercises). Note that <tt>t.test()</tt> uses the $t$-distribution instead of the normal distribution which becomes important when the sample size is small. 

The dataset <tt>cps</tt> and the variable <tt>pval</tt> from Exercise 3.4 are available in your working environment.

**Instructions:**

  + Conduct the hypothesis test from previous exercises using the function <tt>t.test()</tt>.
  
  + Extract the $t$-statistic and the $p$-value from the list created by <tt>t.test()</tt>. Assign them to the variables <tt>tstat</tt> and <tt>pvalue</tt>.
  
  + Verify that using the normal approximation here is valid as well by computing the difference between both $p$-values.
  
<iframe src="DCL/ex3_6.html" frameborder="0" scrolling="no" style="width:100%;height:340px"></iframe>

**Hints:**

  + The type of the test as well as the null hypothesis can be specified via the arguments <tt>alternative</tt> and <tt>mu</tt>.
  
  + The $t$-statistic and the $p$-value can be obtained via <tt>\\$statistic</tt> and <tt>\\$p.value</tt>, respectively.

</div>')}
## ---- chunk 52
if (my_output=="html") {
  cat('
<div  class = "DCexercise">

#### 7. Hypothesis Test --- Two Sample $t$-test {-}

Consider the annual maximum sea levels at Port Pirie (Southern Australia) and Fremantle (Western Australia) for the last 30 years.

The observations are made available as vectors <tt>portpirie</tt> and <tt>fremantle</tt> in your working environment.

**Instructions:**

  + Test whether there is a significant difference in the annual maximum sea levels at a significance level of $\\alpha=0.05$.

<iframe src="DCL/ex3_7.html" frameborder="0" scrolling="no" style="width:100%;height:340px"></iframe>

**Hints:**

  + We test $H_0:\\mu_{P}-\\mu_{F}=0$ vs. $H_1:\\mu_{P}-\\mu_{F}\\ne 0$. That is, we conduct a two sample $t$-test.
  
  + For a two sample $t$-test the function <tt>t.test()</tt> expects two vectors containing the data.

</div>')}
## ---- chunk 53
if (my_output=="html") {
  cat('
<div  class = "DCexercise">

#### 8. Confidence Interval {-}

Reconsider the test situation concerning the annual maximum sea levels at Port Pirie and Fremantle.

The variables <tt>portpirie</tt> and <tt>fremantle</tt> are again available in your working environment.

**Instructions:**

  + Construct a $95\\%$-confidence interval for the difference in the sea levels using <tt>t.test()</tt>.

<iframe src="DCL/ex3_8.html" frameborder="0" scrolling="no" style="width:100%;height:340px"></iframe>

**Hint:**

  + The function <tt>t.test()</tt> computes a $95\\%$ confidence interval by default. This is accessible via <tt>$conf.int</tt>.

</div>')}
## ---- chunk 54
if (my_output=="html") {
  cat('
<div  class = "DCexercise">

#### 9. (Co)variance and Correlation I {-}

Consider a random sample $(X_i, Y_i)$ for $i=1,...,100$.

The respective vectors <tt>X</tt> and <tt>Y</tt> are available in your working environment.

**Instructions:**

  + Compute the variance of $X$ using the function <tt>cov()</tt>.
  
  + Compute the covariance of $X$ and $Y$.
  
  + Compute the correlation between $X$ and $Y$.

<iframe src="DCL/ex3_9.html" frameborder="0" scrolling="no" style="width:100%;height:340px"></iframe>

**Hints:**

  + The variance is a special case of the covariance.
  
  + <tt>cov()</tt> as well as <tt>cor()</tt> expect a vector for each variable.

</div>')}
## ---- chunk 55
if (my_output=="html") {
  cat('
<div  class = "DCexercise">

#### 10. (Co)variance and Correlation II {-}

In this exercise we want to examine the limitations of the correlation as a dependency measure. 

Once the session has initialized you will see the plot of 100 realizations from two random variables $X$ and $Y$.

The respective observations are available in the vectors <tt>X</tt> and <tt>Y</tt> in your working environment.

**Instructions:**

  + Compute the correlation between $X$ and $Y$. Interpret your result critically.

<iframe src="DCL/ex3_10.html" frameborder="0" scrolling="no" style="width:100%;height:340px"></iframe>

**Hint:**

  + <tt>cor()</tt> expects a vector for each variable.

</div>')}
